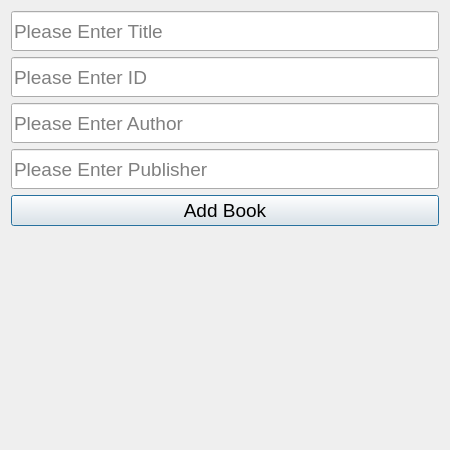
<?xml version="1.0" encoding="UTF-8"?>
<ui version="4.0">
 <class>Dialog</class>
 <widget class="QDialog" name="Dialog">
  <property name="geometry">
   <rect>
    <x>0</x>
    <y>0</y>
    <width>450</width>
    <height>450</height>
   </rect>
  </property>
  <property name="windowTitle">
   <string>Dialog</string>
  </property>
  <layout class="QVBoxLayout" name="verticalLayout">
   <item>
    <widget class="QLineEdit" name="lineEdit_title">
     <property name="maximumSize">
      <size>
       <width>16777215</width>
       <height>40</height>
      </size>
     </property>
     <property name="font">
      <font>
       <pointsize>14</pointsize>
      </font>
     </property>
     <property name="placeholderText">
      <string>Please Enter Title</string>
     </property>
    </widget>
   </item>
   <item>
    <widget class="QLineEdit" name="lineEdit_id">
     <property name="maximumSize">
      <size>
       <width>16777215</width>
       <height>40</height>
      </size>
     </property>
     <property name="font">
      <font>
       <pointsize>14</pointsize>
      </font>
     </property>
     <property name="placeholderText">
      <string>Please Enter ID</string>
     </property>
    </widget>
   </item>
   <item>
    <widget class="QLineEdit" name="lineEdit_author">
     <property name="maximumSize">
      <size>
       <width>16777215</width>
       <height>40</height>
      </size>
     </property>
     <property name="font">
      <font>
       <pointsize>14</pointsize>
      </font>
     </property>
     <property name="placeholderText">
      <string>Please Enter Author</string>
     </property>
    </widget>
   </item>
   <item>
    <widget class="QLineEdit" name="lineEdit_publisher">
     <property name="maximumSize">
      <size>
       <width>16777215</width>
       <height>40</height>
      </size>
     </property>
     <property name="font">
      <font>
       <pointsize>14</pointsize>
      </font>
     </property>
     <property name="placeholderText">
      <string>Please Enter Publisher</string>
     </property>
    </widget>
   </item>
   <item>
    <widget class="QPushButton" name="pushButton_add_book">
     <property name="font">
      <font>
       <pointsize>14</pointsize>
      </font>
     </property>
     <property name="text">
      <string>Add Book</string>
     </property>
    </widget>
   </item>
   <item>
    <widget class="QLabel" name="label_result">
     <property name="font">
      <font>
       <pointsize>14</pointsize>
      </font>
     </property>
     <property name="text">
      <string/>
     </property>
    </widget>
   </item>
  </layout>
 </widget>
 <resources/>
 <connections/>
</ui>
